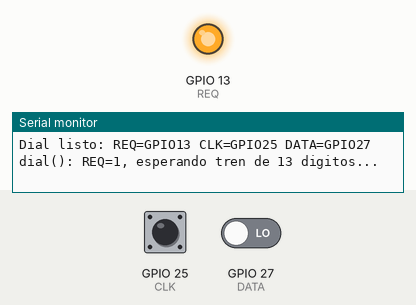
Bench run of a sketch on a simulated ESP32. Shown: output pins drawn as LEDs (lit = HIGH), the last lines printed to the serial monitor. The inputs (shaded band) are chosen by the test bench; at power-on: GPIO 25 (CLK) HIGH, GPIO 27 (DATA) LOW.

Above: at 1.7 s.
1.8 s: GPIO 25 (CLK) pulsed LOW 5 times (0.12 s each, 0.3 s apart)
At 8.8 s:
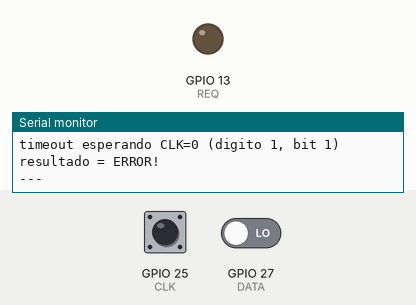
Timing chart, 0 to 10.8 s (numbered marks = the images above; inputs shaded):
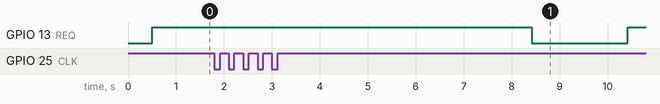

The sketch:

prueba_dial_arduino.ino
```cpp
// ---------------------------------------------------------------------------
// Prueba de diagnostico en Arduino (framework Arduino para ESP32, NO
// ESP-IDF) -- mismos pines fisicos que la prueba en controlador_labgeo:
//   REQ  = GPIO13 (OUT-AT)
//   CLK  = GPIO25 (P2)
//   DATA = GPIO27 (HUM)
//
// Objetivo: descartar que el problema sea de ESP-IDF (timing, configuracion
// de GPIO, etc.) probando el mismo protocolo con el framework Arduino, que
// es el que ya se sabe que funcionaba en el hardware viejo (LABGEO2.ino).
// Si esto tampoco lee el calibre, el problema es 100% de cableado/
// alimentacion del calibre, no de software/framework.
//
// Instrucciones:
//   1. Abrir esta carpeta con Arduino IDE (necesita el paquete de placas
//      "esp32" de Espressif instalado).
//   2. Placa: cualquier variante "ESP32 Dev Module" (el chip es el mismo
//      esp32 clasico que usa controlador_labgeo).
//   3. Subir y abrir el Monitor Serie a 115200 baud.
// ---------------------------------------------------------------------------

#define REQ  13  // OUT-AT
#define CLK  25  // P2
#define DATA 27  // HUM

// Copia casi literal de la funcion dial() de LABGEO2.ino/labgeo2025.ino.
// Unica diferencia real: se agregaron Serial.print de diagnostico (digito
// por digito y timeouts) que el original no tenia (estaban comentados ahi).
const char* dial(uint8_t pinREQ, uint8_t pinCLK, uint8_t pinDATA) {
  uint32_t timeout = 0;
  int i = 0, j = 0, k = 0;
  static char distancia[20];
  char mydata[14];

  Serial.println("dial(): REQ=1, esperando tren de 13 digitos...");
  digitalWrite(pinREQ, 1);

  for (i = 0; i < 13; i++) {
    k = 0;
    for (j = 0; j < 4; j++) {
      timeout = 100000;
      while (digitalRead(pinCLK) == 0) {
        delayMicroseconds(3);
        if ((timeout--) == 0) {
          Serial.print("timeout esperando CLK=1 (digito ");
          Serial.print(i);
          Serial.print(", bit ");
          Serial.print(j);
          Serial.println(")");
          digitalWrite(pinREQ, 0);
          return "ERROR!";
        }
      }
      timeout = 100000;
      while (digitalRead(pinCLK) == 1) {
        delayMicroseconds(3);
        if ((timeout--) == 0) {
          Serial.print("timeout esperando CLK=0 (digito ");
          Serial.print(i);
          Serial.print(", bit ");
          Serial.print(j);
          Serial.println(")");
          digitalWrite(pinREQ, 0);
          return "ERROR!";
        }
      }

      timeout = 2000;
      while ((timeout--) != 0)
        ;

      if (digitalRead(pinDATA) == 1 && j == 0) k = 1;
      else if (digitalRead(pinDATA) == 1 && j == 1) k = 2 + k;
      else if (digitalRead(pinDATA) == 1 && j == 2) k = 4 + k;
      else if (digitalRead(pinDATA) == 1 && j == 3) k = 8 + k;
      if (k == 15) k = 0;
    }

    char c = k + '0';
    mydata[i] = c;
    Serial.print("digito ");
    Serial.print(i);
    Serial.print(" = ");
    Serial.println(c);
  }

  sprintf(distancia, "%c%c.%c%c%c", mydata[6], mydata[7], mydata[8], mydata[9], mydata[10]);
  Serial.print("dial(): REQ=0, tren completo -> \"");
  Serial.print(distancia);
  Serial.println("\"");
  digitalWrite(pinREQ, 0);
  return distancia;
}

void setup() {
  Serial.begin(115200);
  delay(500);

  pinMode(REQ, OUTPUT);
  digitalWrite(REQ, 0);

  pinMode(CLK, INPUT);
  pinMode(DATA, INPUT);

  Serial.println();
  Serial.printf("Dial listo: REQ=GPIO%d CLK=GPIO%d DATA=GPIO%d\n", REQ, CLK, DATA);
}

void loop() {
  const char* resultado = dial(REQ, CLK, DATA);
  Serial.print("resultado = ");
  Serial.println(resultado);
  Serial.println("---");
  delay(2000);
}


// const char* dial(uint8_t REQ, uint8_t CLK, uint8_t DATA) {
// 	uint32_t timeout=0;
// 	int i = 0;int j = 0;int k = 0;
// 	static char distancia[20];
// 	char mydata[14];


// 	digitalWrite(REQ,1);
// 	//digitalWrite(LED3,1);

// 	for( i = 0; i < 13; i++ ){
// 		k = 0;
// 		for (j = 0; j < 4; j++){
// 			timeout=100000;
// 			while(digitalRead(CLK) == 0) {
//         delayMicroseconds(10);
// 				if ((timeout--) == 0){
// 					digitalWrite(REQ, 0);
//           //digitalWrite(LED3, 0);
// 					return "ERROR!";
// 				};
// 			}
// 			timeout=100000;
// 			while(digitalRead(CLK) == 1) {
//         delayMicroseconds(10);
// 				if ((timeout--) == 0){

// 					digitalWrite(REQ,0);
// 					//digitalWrite(LED3,0);
// 					return "ERROR!";
// 				};
// 			}
// 			timeout=2000;
// 			while ((timeout--) != 0);
// 			if(digitalRead(DATA)==1 && j==0)k=1;
// 			else if(digitalRead(DATA)==1 && j==1)k=2+k;
// 			else if(digitalRead(DATA)==1 && j==2)k=4+k;
// 			else if(digitalRead(DATA)==1 && j==3)k=8+k;
// 			if(k==15)k=0;
// 		}

// 		char c = k+'0';
// 		mydata[i] = c;


// 	}
// 	sprintf(distancia,"%c%c.%c%c%c",mydata[6],mydata[7],mydata[8],mydata[9],mydata[10]);
// 	digitalWrite(REQ,0);
// 	//digitalWrite(LED3,0);
// 	return distancia;
// }
```
